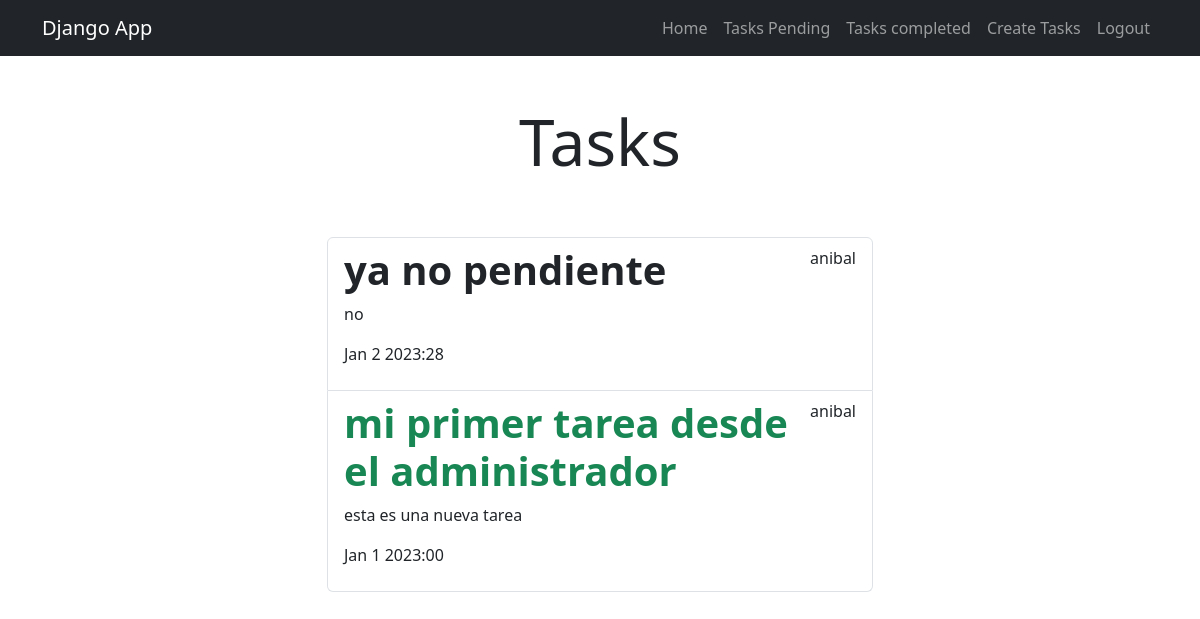
The page /tasks_completed/ (signed in) on the database as committed earlier.
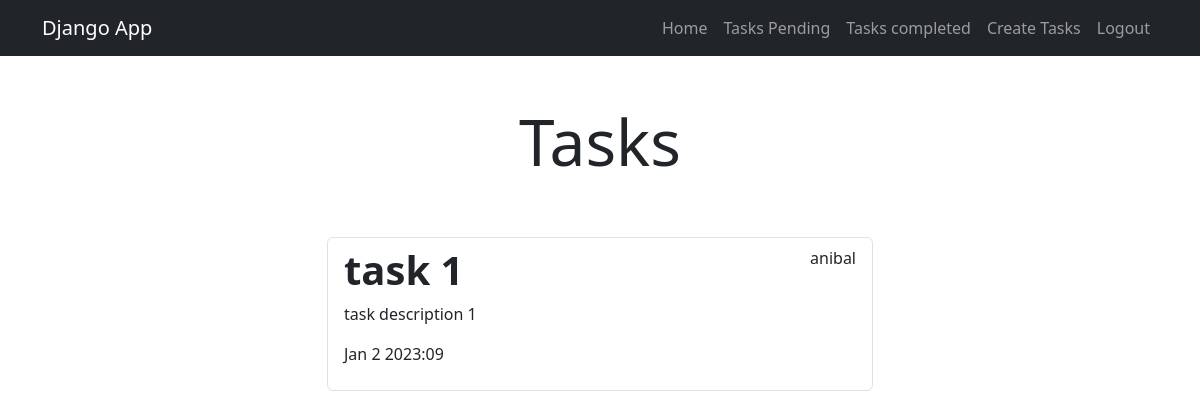
The same page on the database as committed later.
### tasks/models.py (models this page shows, shortened)
class Task(models.Model):
    title = models.CharField(max_length=100)
    description = models.TextField(blank=True)
    created = models.DateTimeField(auto_now_add=True)
    datecompleted = models.DateTimeField(null=True, blank=True)
    important = models.BooleanField(default=False)
    user = models.ForeignKey(User, on_delete=models.CASCADE)

### tasks/views.py (the view)
# urls.py: path('tasks_completed/', views.tasks_completed, name='tasks_completed'),
@login_required
def tasks_completed(request):
    tasks = Task.objects.filter(user=request.user, datecompleted__isnull=False).order_by('-datecompleted')
    return render(request, 'tasks.html', {
        'tasks' : tasks
    })

### tasks/templates/tasks.html
{% extends 'base.html' %}
{% block content %}
<main class="container">
    <div class="row">
        <div class="col-md-6 offset-md-3">
            <h1 class="text-center display-3 py-5">Tasks</h1>
            <ul class="list-group">
                {% for task in tasks %}
                <a class="list-group-item" href="{% url 'task_detail' task.id %}">
                    <header class="d-flex justify-content-between">
                        {% if task.important %}
                        <h1 class="fw-bold text-success">{{task.title}}</h1>
                        {% else %}
                        <h1 class="fw-bold">{{task.title}}</h1>
                        {% endif %}
                        <p> {{task.user.username}} </p>
                    </header>
                    <p> {{task.description}} </p>
                    <p> {{task.datecompleted|date:'M j Y:i'}} </p>
                </a>
                {% endfor %}
            </ul>
        </div>
    </div>
</main>
{% endblock %}

Rows that differ between the two databases and show on the page:
removed Task: title "ya no pendiente", user.username "anibal", description "no", datecompleted "Jan 2 2023:28"
removed Task: title "mi primer tarea desde el administrador", user.username "anibal", description "esta es una nueva tarea", datecompleted "Jan 1 2023:00"
added Task: title "task 1", user.username "anibal", description "task description 1", datecompleted "Jan 2 2023:09"
